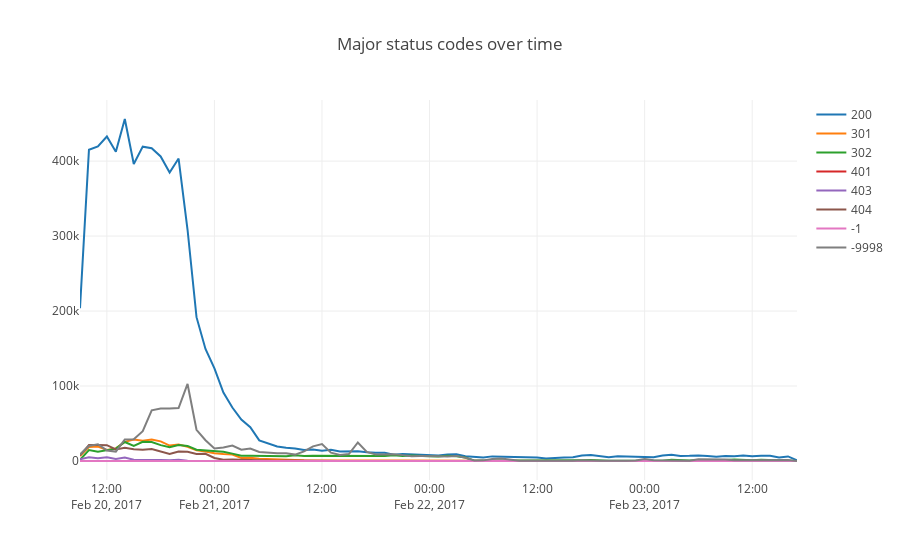
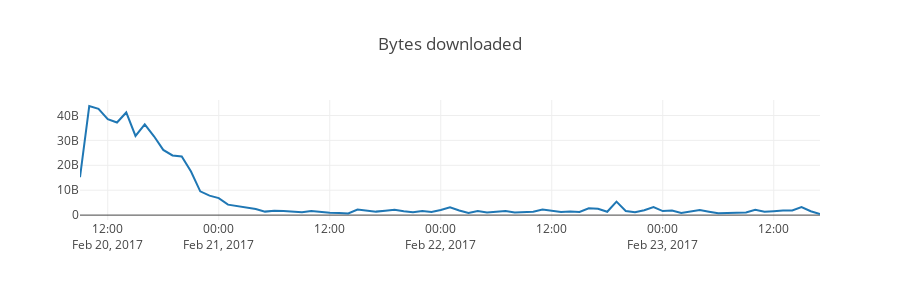
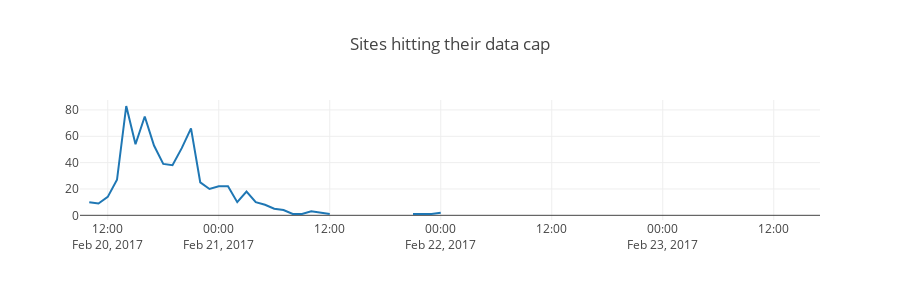
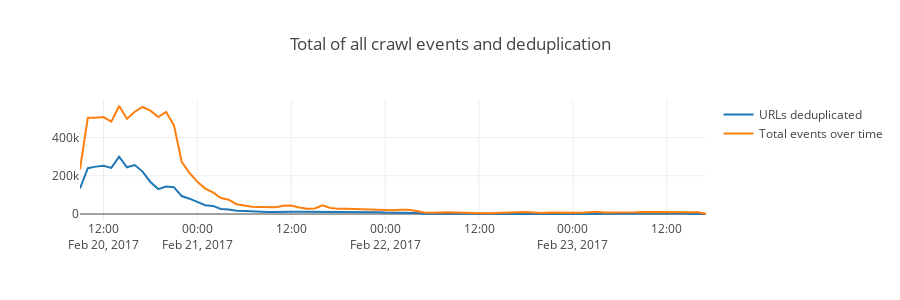

Here is the notebook cell these charts were saved with, in order:
### Code cell
import re
import sys
import json
from plotly.offline import download_plotlyjs, init_notebook_mode, plot, iplot
import plotly.offline as py
import plotly.graph_objs as go
import plotly.figure_factory as FF
init_notebook_mode(connected=True)

sys.path.append('..')
from crawl.reports.plotto import *

summary_file = '../tasks/process/test-data/weekly-20170220090024-crawl-logs-14.analysis.tsjson.sorted'


hours, stats = load_timeline(summary_file)

py.iplot(plot_status_codes_timeline(hours, stats))

for plot in plot_single_timelines(hours,stats):
    py.iplot(plot)

py.iplot(plot_dedup_timeline(hours,stats))
